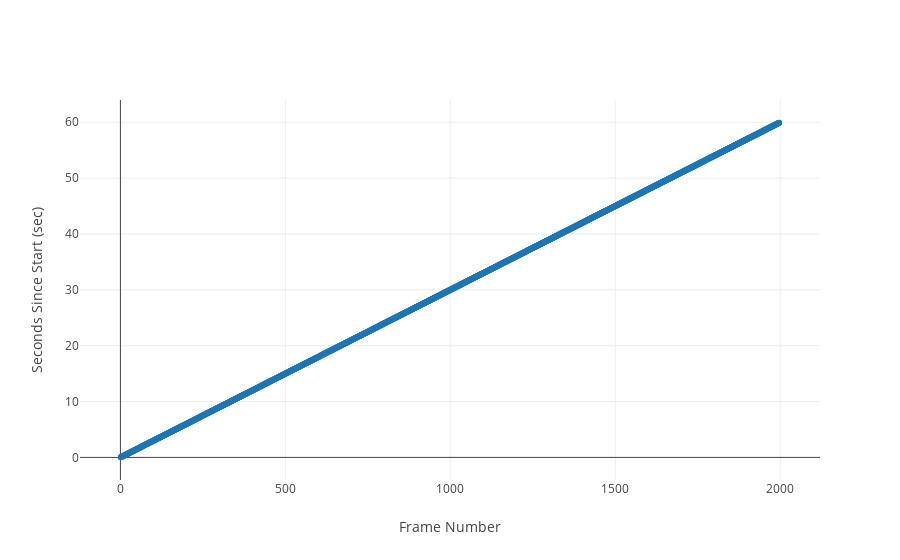

Notebook code for this chart:
### Markdown cell above
Looks pretty good, right?

### Code cell
fig = {
    'data': [{
        'x': frame_df.value, 
        'y': frame_df.secondsSinceStart, 
        'text': '', 
        'mode': 'markers', 
        'name': ''
    }],
    'layout': {
        'xaxis': {'title': 'Frame Number'},
        'yaxis': {'title': "Seconds Since Start (sec)"}
    }
}

iplot(fig, filename='pandas/multiple-scatter')

### Figure 1 — Plotly figure (JSON) as saved in the notebook; plotly's stock layout.template omitted (floating-point values rounded to 4 significant figures; data arrays with more than 128 entries replaced by an {"elided": "..."} marker saying what was removed)
{"data": [{"mode": "markers", "name": "", "text": "", "x": {"elided": "1997 int values"}, "y": {"elided": "1997 float values"}}], "layout": {"xaxis": {"title": "Frame Number"}, "yaxis": {"title": "Seconds Since Start (sec)"}}}
